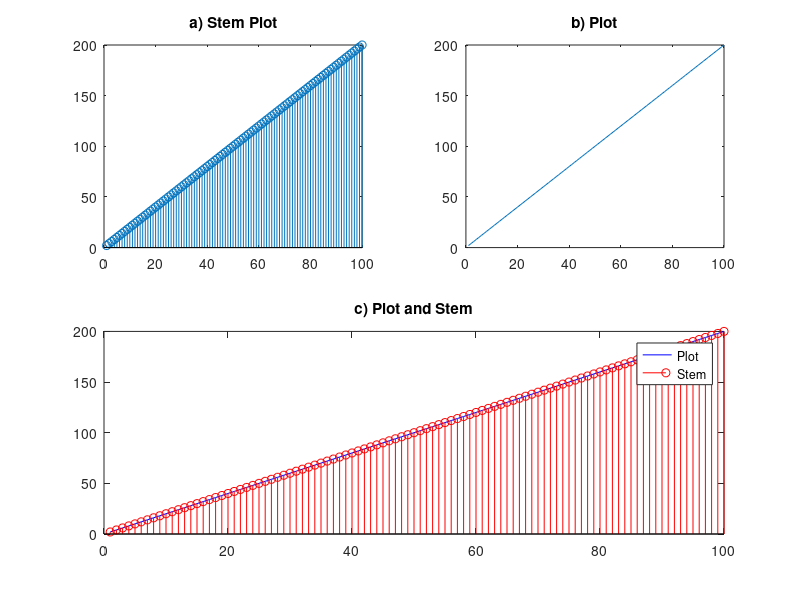
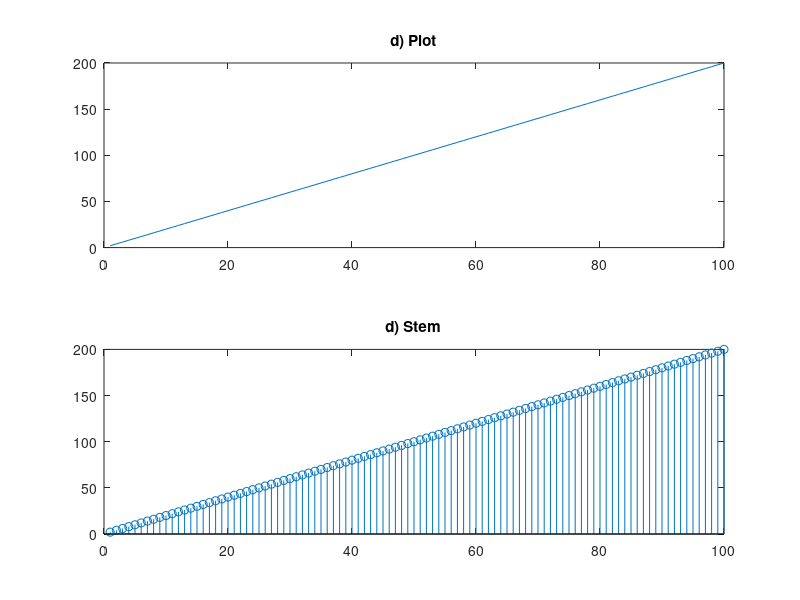

These charts were generated, in order, by the following MATLAB code:
% Generare vectorul x
x = 1:100;

% Generare vectorul y
y = 2:2:200;

% a) Reprezentare grafic y in functie de x folosind functia stem
figure;
subplot(2, 2, 1);
stem(x, y);
title('a) Stem Plot');

% b) Reprezentare grafic y in functie de x folosind functia plot
subplot(2, 2, 2);
plot(x, y);
title('b) Plot');

% c) Reprezentare grafic in aceeasi figura, y in functie de x folosind plot si stem cu culori diferite
subplot(2, 2, [3, 4]);
plot(x, y, 'b'); % folosim albastru pentru plot
hold on;
stem(x, y, 'r'); % folosim rosu pentru stem
title('c) Plot and Stem');
legend('Plot', 'Stem');

% d) Reprezentare grafic in aceeasi figura, in sistem de coordonate diferite
figure;
subplot(2, 1, 1);
plot(x, y);
title('d) Plot');

subplot(2, 1, 2);
stem(x, y);
title('d) Stem');
